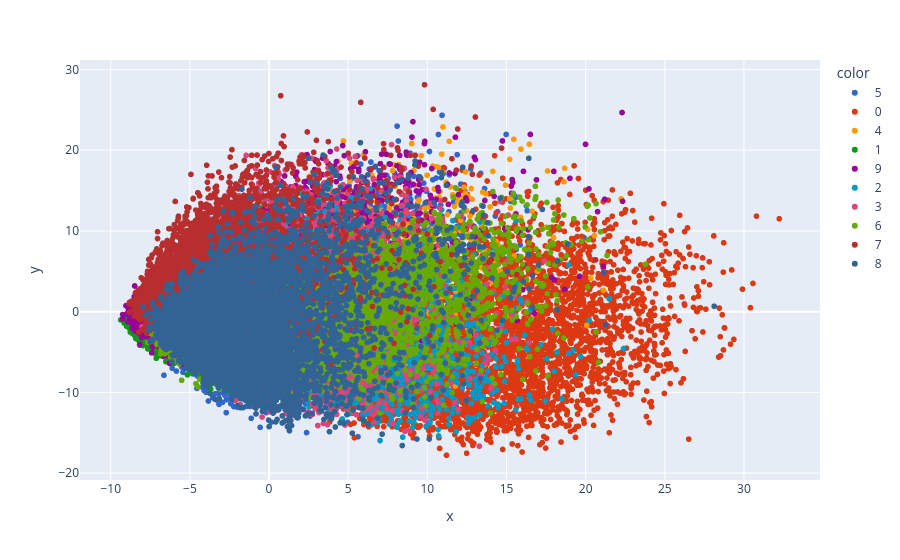

Notebook code cell kept with this figure:
### Markdown cell above
### 2D Visualization

### Code cell
import plotly.express as px
y_train_trf = df_train['label'].astype(str)
fig = px.scatter(x=X_train_trf[:,0],
                 y=X_train_trf[:,1],
                 color=y_train_trf,
                 color_discrete_sequence=px.colors.qualitative.G10
                )
fig.show()

import plotly.express as px
y_train_trf = y_train.astype(str)
fig = px.scatter_3d(df, x=X_train_trf[:,0], y=X_train_trf[:,1], z=X_train_trf[:,2],
              color=y_train_trf)
fig.update_layout(
    margin=dict(l=20, r=20, t=20, b=20),
    paper_bgcolor="LightSteelBlue",
)
fig.show()

### Figure 1 — Plotly figure (JSON) as saved in the notebook; plotly's stock layout.template omitted (floating-point values rounded to 4 significant figures; data arrays with more than 128 entries replaced by an {"elided": "..."} marker saying what was removed)
{"data": [{"hovertemplate": "color=5<br>x=%{x}<br>y=%{y}<extra></extra>", "legendgroup": "5", "marker": {"color": "#3366CC", "symbol": "circle"}, "mode": "markers", "name": "5", "showlegend": true, "type": "scattergl", "x": {"elided": "5421 float values"}, "xaxis": "x", "y": {"elided": "5421 float values"}, "yaxis": "y"}, {"hovertemplate": "color=0<br>x=%{x}<br>y=%{y}<extra></extra>", "legendgroup": "0", "marker": {"color": "#DC3912", "symbol": "circle"}, "mode": "markers", "name": "0", "showlegend": true, "type": "scattergl", "x": {"elided": "5923 float values"}, "xaxis": "x", "y": {"elided": "5923 float values"}, "yaxis": "y"}, {"hovertemplate": "color=4<br>x=%{x}<br>y=%{y}<extra></extra>", "legendgroup": "4", "marker": {"color": "#FF9900", "symbol": "circle"}, "mode": "markers", "name": "4", "showlegend": true, "type": "scattergl", "x": {"elided": "5842 float values"}, "xaxis": "x", "y": {"elided": "5842 float values"}, "yaxis": "y"}, {"hovertemplate": "color=1<br>x=%{x}<br>y=%{y}<extra></extra>", "legendgroup": "1", "marker": {"color": "#109618", "symbol": "circle"}, "mode": "markers", "name": "1", "showlegend": true, "type": "scattergl", "x": {"elided": "6742 float values"}, "xaxis": "x", "y": {"elided": "6742 float values"}, "yaxis": "y"}, {"hovertemplate": "color=9<br>x=%{x}<br>y=%{y}<extra></extra>", "legendgroup": "9", "marker": {"color": "#990099", "symbol": "circle"}, "mode": "markers", "name": "9", "showlegend": true, "type": "scattergl", "x": {"elided": "5949 float values"}, "xaxis": "x", "y": {"elided": "5949 float values"}, "yaxis": "y"}, {"hovertemplate": "color=2<br>x=%{x}<br>y=%{y}<extra></extra>", "legendgroup": "2", "marker": {"color": "#0099C6", "symbol": "circle"}, "mode": "markers", "name": "2", "showlegend": true, "type": "scattergl", "x": {"elided": "5958 float values"}, "xaxis": "x", "y": {"elided": "5958 float values"}, "yaxis": "y"}, {"hovertemplate": "color=3<br>x=%{x}<br>y=%{y}<extra></extra>", "legendgroup": "3", "marker": {"color": "#DD4477", "symbol": "circle"}, "mode": "markers", "name": "3", "showlegend": true, "type": "scattergl", "x": {"elided": "6131 float values"}, "xaxis": "x", "y": {"elided": "6131 float values"}, "yaxis": "y"}, {"hovertemplate": "color=6<br>x=%{x}<br>y=%{y}<extra></extra>", "legendgroup": "6", "marker": {"color": "#66AA00", "symbol": "circle"}, "mode": "markers", "name": "6", "showlegend": true, "type": "scattergl", "x": {"elided": "5918 float values"}, "xaxis": "x", "y": {"elided": "5918 float values"}, "yaxis": "y"}, {"hovertemplate": "color=7<br>x=%{x}<br>y=%{y}<extra></extra>", "legendgroup": "7", "marker": {"color": "#B82E2E", "symbol": "circle"}, "mode": "markers", "name": "7", "showlegend": true, "type": "scattergl", "x": {"elided": "6265 float values"}, "xaxis": "x", "y": {"elided": "6265 float values"}, "yaxis": "y"}, {"hovertemplate": "color=8<br>x=%{x}<br>y=%{y}<extra></extra>", "legendgroup": "8", "marker": {"color": "#316395", "symbol": "circle"}, "mode": "markers", "name": "8", "showlegend": true, "type": "scattergl", "x": {"elided": "5851 float values"}, "xaxis": "x", "y": {"elided": "5851 float values"}, "yaxis": "y"}], "layout": {"legend": {"title": {"text": "color"}, "tracegroupgap": 0}, "margin": {"t": 60}, "xaxis": {"anchor": "y", "domain": [0, 1], "title": {"text": "x"}}, "yaxis": {"anchor": "x", "domain": [0, 1], "title": {"text": "y"}}}}
